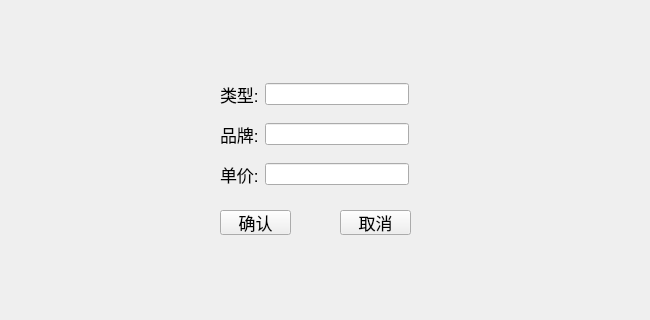
<?xml version="1.0" encoding="UTF-8"?>
<ui version="4.0">
 <class>Vm_AddGoods</class>
 <widget class="QWidget" name="Vm_AddGoods">
  <property name="geometry">
   <rect>
    <x>0</x>
    <y>0</y>
    <width>650</width>
    <height>320</height>
   </rect>
  </property>
  <property name="windowTitle">
   <string>Form</string>
  </property>
  <widget class="QWidget" name="layoutWidget">
   <property name="geometry">
    <rect>
     <x>220</x>
     <y>120</y>
     <width>189</width>
     <height>28</height>
    </rect>
   </property>
   <layout class="QHBoxLayout" name="horizontalLayout_2">
    <item>
     <widget class="QLabel" name="label_2">
      <property name="font">
       <font>
        <pointsize>13</pointsize>
       </font>
      </property>
      <property name="text">
       <string>品牌:</string>
      </property>
     </widget>
    </item>
    <item>
     <widget class="QLineEdit" name="le_brand"/>
    </item>
   </layout>
  </widget>
  <widget class="QPushButton" name="btn_commit">
   <property name="geometry">
    <rect>
     <x>220</x>
     <y>210</y>
     <width>71</width>
     <height>25</height>
    </rect>
   </property>
   <property name="font">
    <font>
     <pointsize>13</pointsize>
    </font>
   </property>
   <property name="text">
    <string>确认</string>
   </property>
  </widget>
  <widget class="QPushButton" name="btn_cancel">
   <property name="geometry">
    <rect>
     <x>340</x>
     <y>210</y>
     <width>71</width>
     <height>25</height>
    </rect>
   </property>
   <property name="font">
    <font>
     <pointsize>13</pointsize>
    </font>
   </property>
   <property name="text">
    <string>取消</string>
   </property>
  </widget>
  <widget class="QWidget" name="layoutWidget_2">
   <property name="geometry">
    <rect>
     <x>220</x>
     <y>80</y>
     <width>189</width>
     <height>28</height>
    </rect>
   </property>
   <layout class="QHBoxLayout" name="horizontalLayout">
    <item>
     <widget class="QLabel" name="label">
      <property name="font">
       <font>
        <pointsize>13</pointsize>
       </font>
      </property>
      <property name="text">
       <string>类型:</string>
      </property>
     </widget>
    </item>
    <item>
     <widget class="QLineEdit" name="le_type"/>
    </item>
   </layout>
  </widget>
  <widget class="QWidget" name="layoutWidget_3">
   <property name="geometry">
    <rect>
     <x>220</x>
     <y>160</y>
     <width>189</width>
     <height>28</height>
    </rect>
   </property>
   <layout class="QHBoxLayout" name="horizontalLayout_3">
    <item>
     <widget class="QLabel" name="label_3">
      <property name="font">
       <font>
        <pointsize>13</pointsize>
       </font>
      </property>
      <property name="text">
       <string>单价:</string>
      </property>
     </widget>
    </item>
    <item>
     <widget class="QLineEdit" name="le_price"/>
    </item>
   </layout>
  </widget>
 </widget>
 <resources/>
 <connections/>
</ui>
